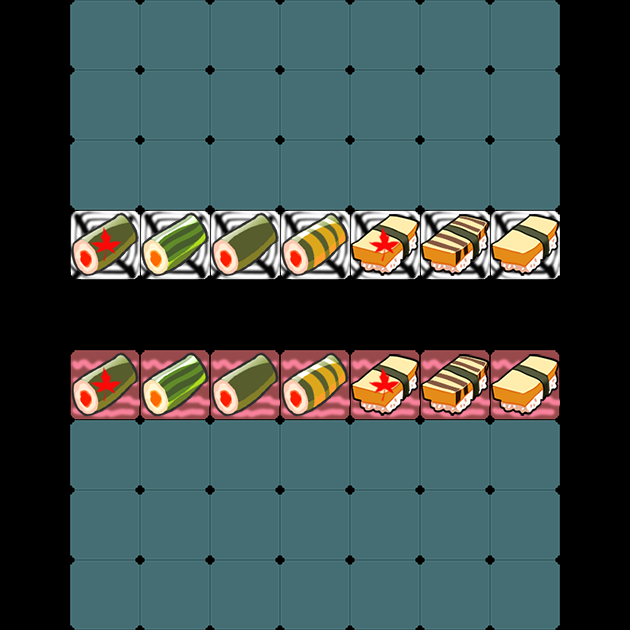

This is a level from a 2D game, rendered from its Tiled map with the project's own tilesets. A one-line summary and the map file follow, with tile-layer data summarised:
An orthogonal 9x9 tile map with 70x70 px tiles, 3 tile layers (gridLayer, portalSrcLayer, portalDestLayer), 2 hidden layers not drawn.

<map version="1.0" orientation="orthogonal" renderorder="right-down" width="9" height="9" tilewidth="70" tileheight="70">
 <tileset firstgid="1" name="sushi" tilewidth="70" tileheight="70" spacing="2" margin="2">
  <image source="../w640/sushi.png" width="722" height="218" />
 </tileset>
 <layer name="gridLayer" width="9" height="9">
  <data>[81 cells, 56 non-empty, 3 distinct tile ids]</data>
 </layer>
 <layer name="clipperLayer" width="9" height="9" visible="0">
  <data>[81 cells, 56 non-empty, 1 distinct tile ids]</data>
 </layer>
 <layer name="producerLayer" width="9" height="9" visible="0">
  <data>[81 cells, 7 non-empty, 1 distinct tile ids]</data>
 </layer>
 <layer name="portalSrcLayer" width="9" height="9">
  <data>[81 cells, 7 non-empty, 7 distinct tile ids]</data>
 </layer>
 <layer name="portalDestLayer" width="9" height="9">
  <data>[81 cells, 7 non-empty, 7 distinct tile ids]</data>
 </layer>
</map>
